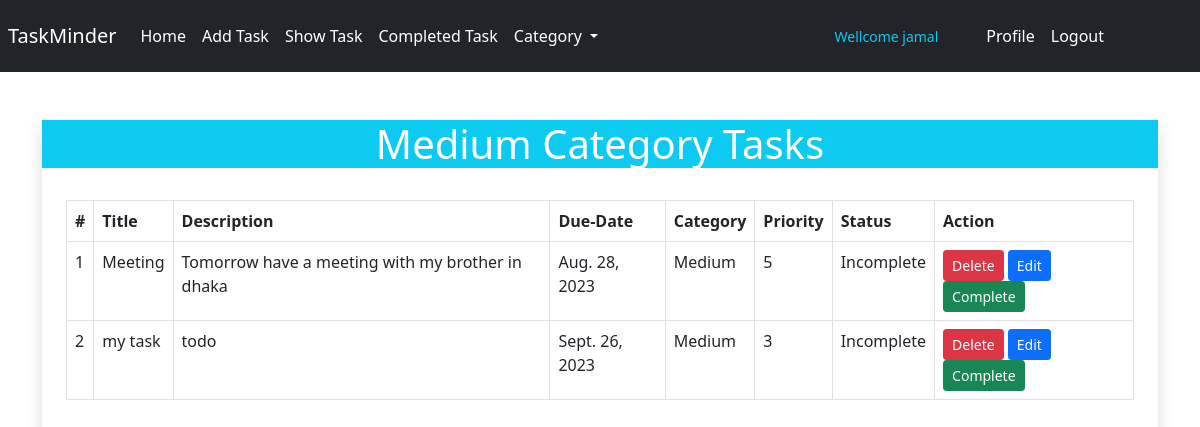
Page /tasks/medium/ (signed in) on the earlier database version.
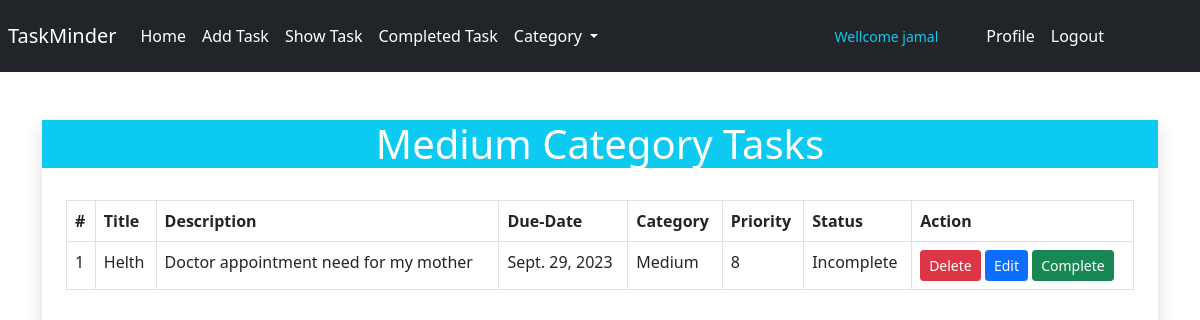
Same page on the later database version.
### tasks/models.py (models this page shows, shortened)
class TaskModel(models.Model):
    task_status=[
    ('Incomplete', 'Incomplete'),
    ('Complete', 'Complete'),
    ]
    priority_status=[
    ('0',' 0️⃣'),
    ('1',' 1️⃣'),
    ('2',' 2️⃣'),
    ('3',' 3️⃣'),
    ('4',' 4️⃣'),
    ('5',' 5️⃣'),
    ('6',' 6️⃣'),
    ('7',' 7️⃣'),
    ('8',' 8️⃣'),
    ]
    category=[
        ('Low', 'Low'),
        ('Medium', 'Medium'),
        ('High', 'High'),
    ]
    title = models.CharField(max_length=100)
    description = models.CharField(max_length=500)
    status = models.CharField(max_length=100, choices=task_status, default='Incomplete')
    user = models.ForeignKey(User, on_delete=models.CASCADE)
    created = models.DateTimeField(auto_now_add=True)
    priority = models.CharField(max_length=50, choices=priority_status)
    due_date = models.DateField(null=True, blank=True)
    category = models.CharField(max_length=50,choices=category)

### tasks/views.py (the view)
# urls.py: path('medium/', views.medium_cat, name = 'medium'),
def medium_cat(request):
    if request.user.is_authenticated:
        task = TaskModel.objects.filter(user=request.user, category='Medium')
        return render(request, 'tasks/medium.html', {'task':task, })
    else:
        return redirect('home')

### tasks/templates/tasks/medium.html
{% extends 'base.html' %}
{% load crispy_forms_tags %}
{% block body %}
    <div class=" container pt-5 ">
        <div class="col-lg-12 mx-auto shadow text-white">
            <div class="pt-0 text-white">
                <h1 class="text-center bg-info text-white">Medium Category Tasks</h1>
                <div class="p-4">
                    {% if task %}
                    <table class="table table-bordered pl-3">
                        <thead>
                            <tr>
                                <th scope="col">#</th>
                                <th scope="col">Title</th>
                                <th scope="col">Description</th>
                                <th scope="col">Due-Date</th>
                                <th scope="col">Category</th>
                                <th scope="col">Priority</th>
                                <th scope="col">Status</th>
                                <th scope="col">Action</th>
                            </tr>
                        </thead>
                        <tbody>
                            {% for todo in task %}
                                <tr >
                                    <td>{{forloop.counter}}</td>
                                    <td >{{todo.title}}</td>
                                    <td>{{todo.description}}</td>
                                    <td>{{todo.due_date}}</td>
                                    <td>{{todo.category}}</td>
                                    <td>{{todo.priority}}</td>
                                    <td>{{todo.status}}</td>
                                    <td><a class="btn btn-danger btn-sm" href="{% url 'del_task' id=todo.id %}">Delete</a> <a class="btn btn-primary btn-sm" href="{% url 'edit_task' id=todo.id %}">Edit</a> <a class="btn btn-success btn-sm" href="{% url 'complete' id=todo.id%}">Complete</a></td>
                                </tr>
                            {% endfor %}
                        </tbody>
                    </table>
                {% else %}
                    <h1>No Data Found</h1>
                {% endif %}
                </div>
            </div>
        </div>
    </div>
{% endblock %}

Differences in the rows shown:
removed TaskModel: title "Meeting", description "Tomorrow have a meeting with my brother in dhaka", due_date "Aug. 28, 2023", category "Medium", priority "5", status "Incomplete"
removed TaskModel: title "my task", description "todo", due_date "Sept. 26, 2023", category "Medium", priority "3", status "Incomplete"
added TaskModel: title "Helth", description "Doctor appointment need for my mother", due_date "Sept. 29, 2023", category "Medium", priority "8", status "Incomplete"
